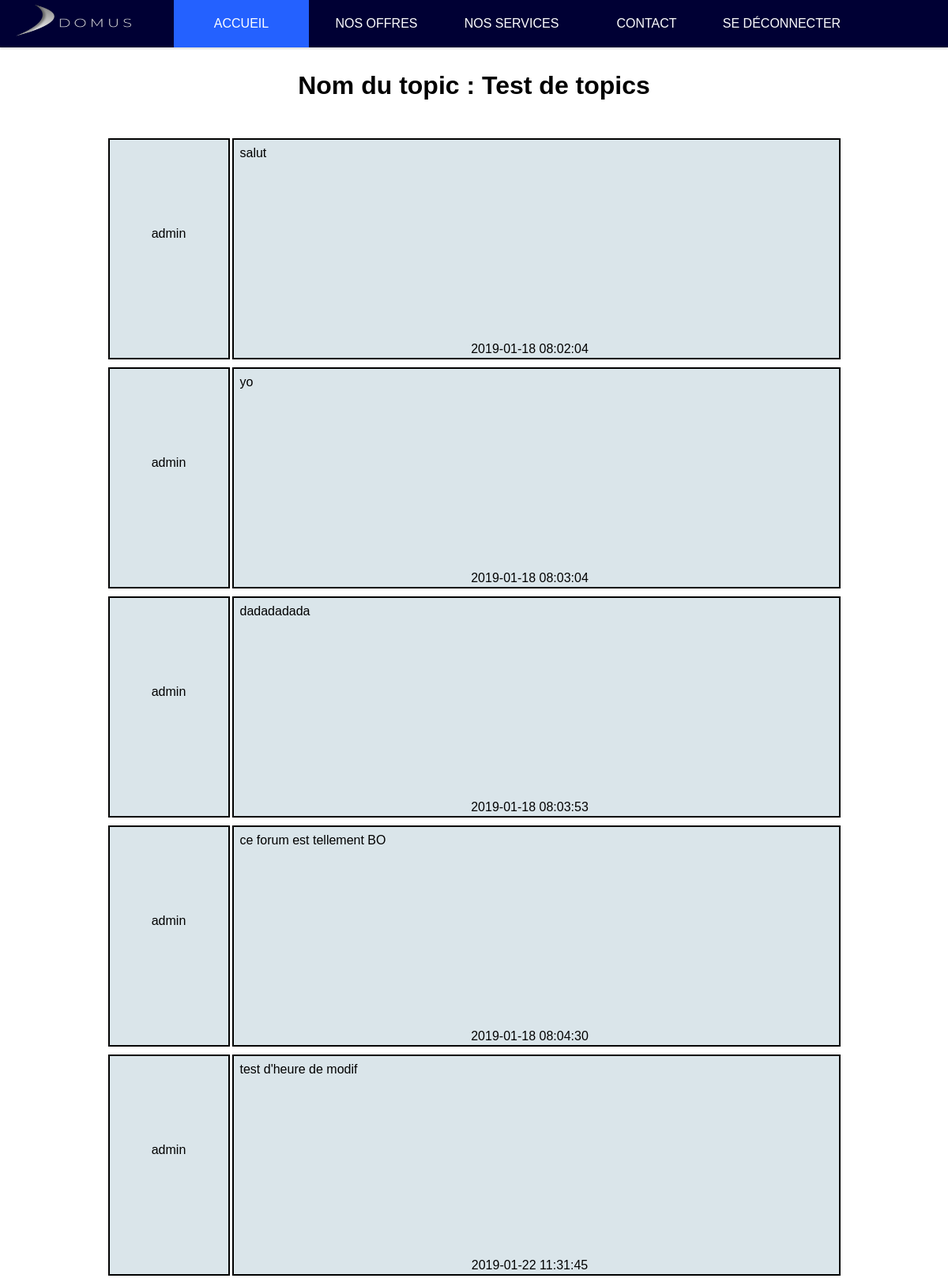
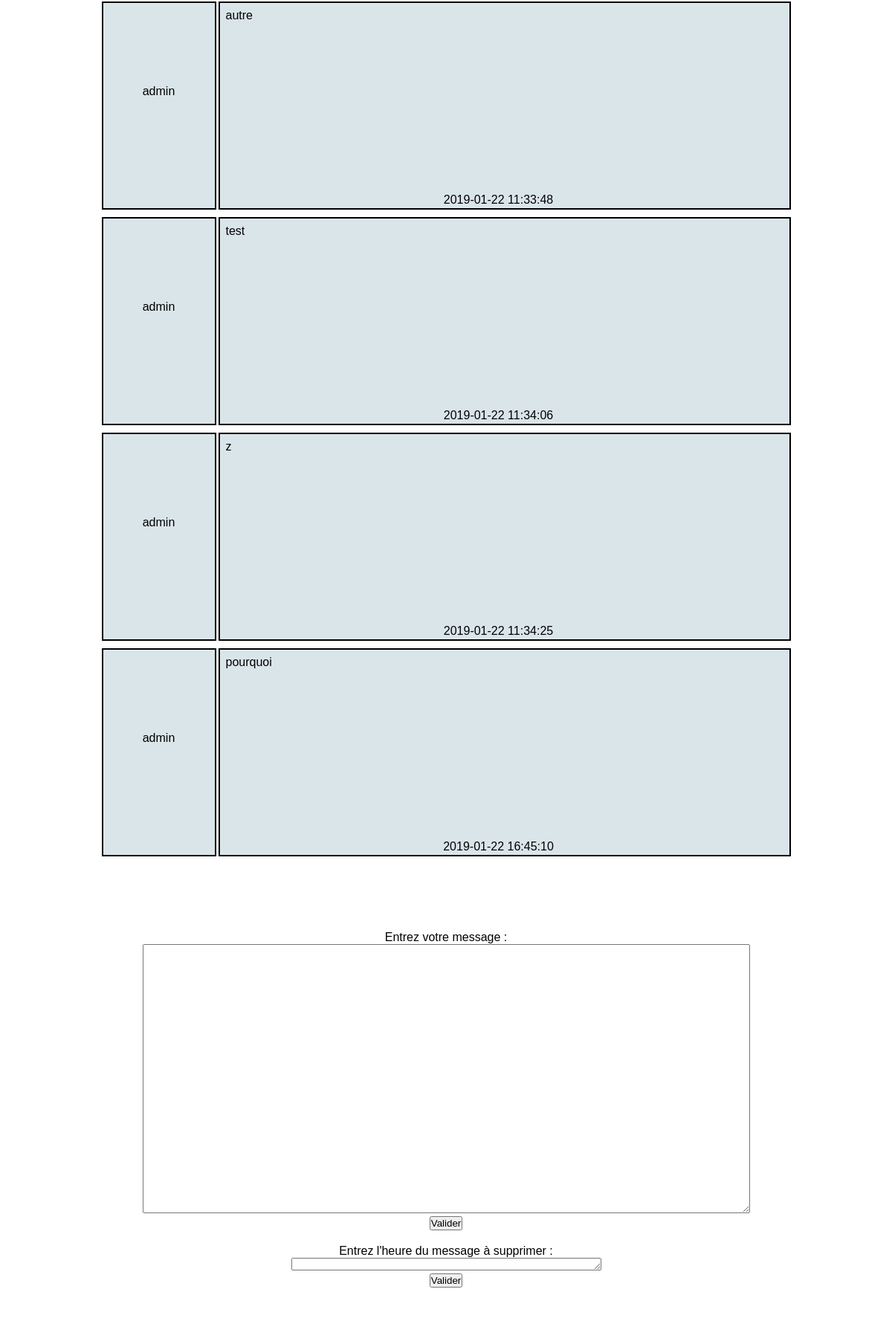
Screenshot of /php/admin_forum_topic_view.php?idTopic=1 (signed in, upper part) with the database file from the repository (2 pictures, top to bottom).
### tables this page shows
CREATE TABLE IF NOT EXISTS `forum_posts` (
  `idPosts` int(11) NOT NULL AUTO_INCREMENT,
  `idTopicPosts` int(11) NOT NULL,
  `idCreatorPosts` int(11) NOT NULL,
  `textPosts` text NOT NULL,
  `datePosts` datetime NOT NULL,
  PRIMARY KEY (`idPosts`)
);

CREATE TABLE IF NOT EXISTS `forum_topics` (
  `idTopics` int(11) NOT NULL AUTO_INCREMENT,
  `idCategoryTopics` int(11) NOT NULL,
  `titleTopics` tinytext NOT NULL,
  `idCreatorTopics` int(11) NOT NULL,
  `lastDateTopics` datetime NOT NULL,
  PRIMARY KEY (`idTopics`)
);

CREATE TABLE IF NOT EXISTS `users` (
  `idUsers` int(11) NOT NULL AUTO_INCREMENT,
  `uidUsers` tinytext NOT NULL,
  `emailUsers` tinytext NOT NULL,
  `pwdUsers` longtext NOT NULL,
  `phoneNbUsers` tinytext NOT NULL,
  `adressUsers` text NOT NULL,
  `firstNameUsers` tinytext NOT NULL,
  `lastNameUsers` tinytext NOT NULL,
  `offersUsers` int(11) NOT NULL,
  PRIMARY KEY (`idUsers`)
);

### php/admin_forum_topic_view.php (the view, shortened to what this page needs)
<!DOCTYPE html>
<html>
<head>
    <link rel="stylesheet" type="text/css" href="../css/header.css">
    <link rel="stylesheet" type="text/css" href="../css/footer.css">
    <link rel="stylesheet" type="text/css" href="../css/topic_view.css">
</head>
<?php include("../includes/header.php"); ?>
<body>
    <?php
    	echo '<div class="topic">';
    	displayPosts();
    	echo '</div>';
    	echo '<div class="write">';
    	writePost();
    	echo '</div>';
    ?><br />
    <div class="deletePost">
        <form action="../includes/delete_post.php" method="post">
            <label for="date"> Entrez l'heure du message à supprimer : </label><br />
            <textarea name="date" id="date" rows="1" cols="50"></textarea><br />
            <input type="submit" value="Valider" />
        </form>
    </div>
</body>
</html>
<?php
    function writePost()
    {
        if(isset($_SESSION['userId']))
        {
            echo '<form action="../includes/post.inc.php" method="post">
                    <label for="message"> Entrez votre message : </label> <br />
                    <textarea name="message" id="message" rows="24" cols="100"></textarea><br />
                    <input type="submit" value="Valider" />
                </form>';
        }
    }
    function displayPosts()
    {
        include("../includes/DBconnexion.php");
        if(isset($_GET['idTopic']))
            $idTopic = $_SESSION['idTopic'] = $_GET['idTopic'];
        $req=$db -> query("SELECT p.idCreatorPosts, p.textPosts, p.datePosts, t.titleTopics, u.uidUsers FROM forum_posts p
            INNER JOIN forum_topics t ON p.idTopicPosts = t.idTopics
            INNER JOIN users u ON u.idUsers = p.idCreatorPosts
            WHERE p.idTopicPosts = $idTopic
            ORDER BY p.datePosts ");
        $justOneTime = true;
        while($data = $req -> fetch())
        {
            if($justOneTime == true)
            {
                echo '<h1> Nom du topic : ' .$data['titleTopics']. '</h1> <br />';
                $justOneTime = false;
            }
            echo '<div class="topicView">
            		<div class="userName">'.$data['uidUsers']. ' </div>
            		<div class="post">
            			<div class="postMessage">' .$data['textPosts']. '</div>
            			<div class="date">' .$data['datePosts']. '</div>
            		</div>
            	</div>';
        }
    }
?>

### css/header.css (style rules this page uses)
* { margin: 0; padding: 0; user-select: none; font-family: "Jaldi", sans-serif; }

### css/topic_view.css (style rules this page uses)
body { font-family: "Roboto", sans-serif; text-align: center; background-color: white; width: 100%; }
h1 { padding-top: 20px; margin-top: 70px; margin-bottom: 20px; text-align: center; }
.write { padding-top: 100px; }
.topicView { padding-top: 10px; display: flex; justify-content: center; height: 280px; }
.userName { margin-right: 3px; padding-top: 110px; align-items: center; width: 150px; background-color: #dae5ea; border:2px solid black; }
.post { border:2px solid black; background-color: #dae5ea; }
.postMessage { height: 125px; width: 750px; padding: 8px; text-align: left; }
.date { position: relative; top: 115px; width: 750px; }

### rows the page displays
forum_posts: forum_topics.titleTopics "Test de topics", users.uidUsers "admin", textPosts "salut", datePosts "2019-01-18 08:02:04"
forum_posts: users.uidUsers "admin", textPosts "yo", datePosts "2019-01-18 08:03:04"
forum_posts: users.uidUsers "admin", textPosts "dadadadada", datePosts "2019-01-18 08:03:53"
forum_posts: users.uidUsers "admin", textPosts "ce forum est tellement BO", datePosts "2019-01-18 08:04:30"
forum_posts: users.uidUsers "admin", textPosts "test d'heure de modif", datePosts "2019-01-22 11:31:45"
forum_posts: users.uidUsers "admin", textPosts "autre", datePosts "2019-01-22 11:33:48"
forum_posts: users.uidUsers "admin", textPosts "test", datePosts "2019-01-22 11:34:06"
forum_posts: users.uidUsers "admin", textPosts "z", datePosts "2019-01-22 11:34:25"
forum_posts: users.uidUsers "admin", textPosts "pourquoi", datePosts "2019-01-22 16:45:10"
